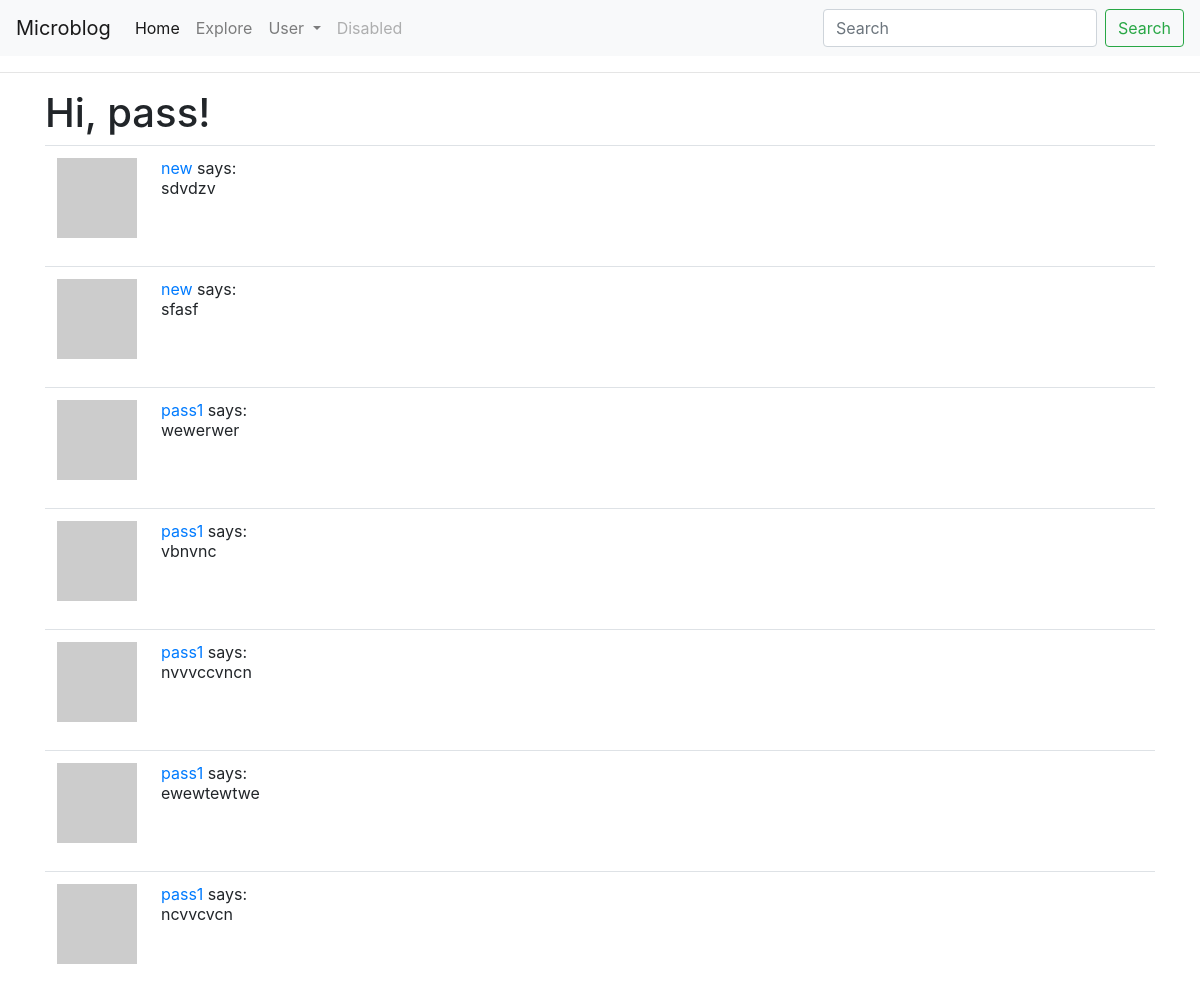
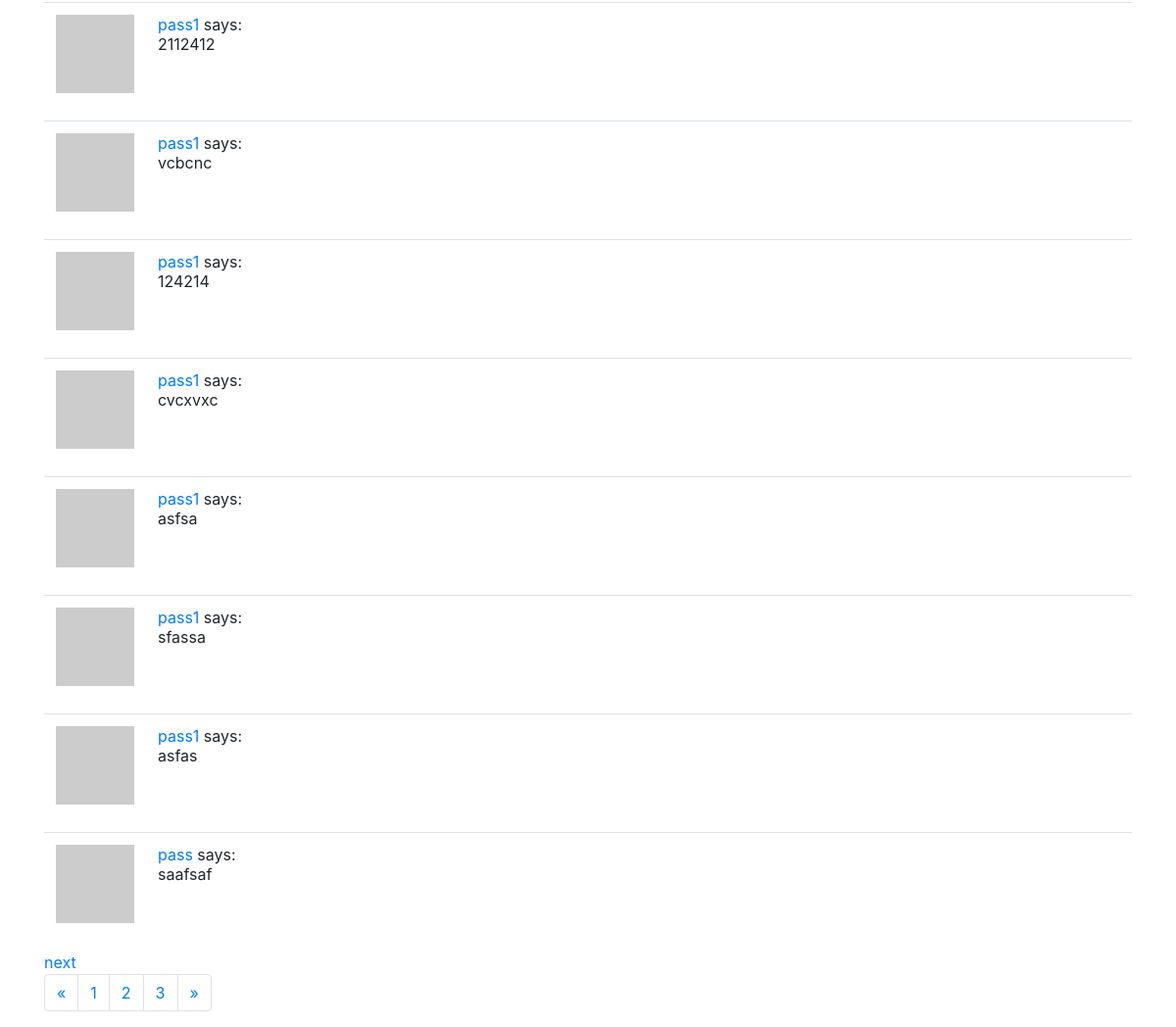
The page /explore (signed in) on the database its author committed (2 pictures, top to bottom).
### app/models.py (models this page shows, shortened)
class User(UserMixin, db.Model):
    id = db.Column(db.Integer, primary_key=True)
    username = db.Column(db.String(64), index=True, unique=True)
    email = db.Column(db.String(120), index=True, unique=True)
    password_hash = db.Column(db.String(128))
    about_me = db.Column(db.String(140))
    last_seen = db.Column(db.DateTime, default=datetime.utcnow)
    posts = db.relationship("Post", backref="author", lazy="dynamic")
    followed = db.relationship(
        'User', secondary=followers,
        primaryjoin=(followers.c.follower_id == id),
        secondaryjoin=(followers.c.followed_id == id),
        backref=db.backref('followers', lazy='dynamic'), lazy='dynamic')
    def avatar(self, size):
        digest = md5(self.email.lower().encode('utf-8')).hexdigest()
        return "https://www.gravatar.com/avatar/{}?d=identicon&s={}".format(digest, size)

class Post(db.Model):
    id = db.Column(db.Integer, primary_key=True)
    body = db.Column(db.String(140))
    timestamp = db.Column(db.DateTime, index=True, default = datetime.utcnow)
    user_id = db.Column(db.Integer, db.ForeignKey("user.id"))

### app/routes.py (the view)
@app.route('/explore')
@login_required
def explore():
    page = request.args.get('page', 1, type=int)
    posts = Post.query.order_by(Post.timestamp.desc()).paginate(
        page, app.config['POSTS_PER_PAGE'], False)
    next_url = url_for("explore", page=posts.next_num) if posts.has_next else None
    prev_url = url_for("explore", page=posts.prev_num) if posts.has_prev else None
    return render_template('index.html', title='Home',
                           posts=posts.items, next_url=next_url, prev_url=prev_url)

### app/models.py (called while the page is built)
@login.user_loader
def load_user(id):
    return User.query.get(int(id))

### app/routes.py (called while the page is built)
@app.before_request
def before_request():
    if current_user.is_authenticated:
        current_user.last_seen = datetime.utcnow()
        db.session.commit()

### app/templates/index.html (shortened to what this page needs)
{% extends "base.html" %}
{% block content %}
    <h1>Hi, {{ current_user.username }}!</h1>
    {% for post in posts %}
        {% include "_post.html" %}
    {% endfor %}
    {% if next_url %}
        <a href={{next_url}}>next</a>
    {% endif %}
    <ul class="pagination">
        <li class="page-item">
            <a class="page-link" href="#" aria-label="Previous">
            <span aria-hidden="true">&laquo;</span>
            </a>
        </li>
        <li class="page-item"><a class="page-link" href="#">1</a></li>
        <li class="page-item"><a class="page-link" href="#">2</a></li>
        <li class="page-item"><a class="page-link" href="#">3</a></li>
        <li class="page-item">
            <a class="page-link" href="#" aria-label="Next">
            <span aria-hidden="true">&raquo;</span>
            </a>
        </li>
        </ul>
{% endblock %}

### app/templates/_post.html
<table class="table table-hover">
        <tr>
            <td width="70px">
                <a href="{{ url_for('user', username=post.author.username) }}">
                    <img src="{{ post.author.avatar(70) }}" />
                </a>
            </td>
            <td>
                <a href="{{ url_for('user', username=post.author.username) }}">
                    {{ post.author.username }}
                </a>
                says:
                <br>
                {{ post.body }}
            </td>
        </tr>
    </table>

### rows shown on the page
User: username "pass"
Post: author.username "new", body "sdvdzv"
Post: author.username "new", body "sfasf"
Post: author.username "pass1", body "wewerwer"
Post: author.username "pass1", body "vbnvnc"
Post: author.username "pass1", body "nvvvccvncn"
Post: author.username "pass1", body "ewewtewtwe"
Post: author.username "pass1", body "ncvvcvcn"
Post: author.username "pass1", body "2112412"
Post: author.username "pass1", body "vcbcnc"
Post: author.username "pass1", body "124214"
Post: author.username "pass1", body "cvcxvxc"
Post: author.username "pass1", body "asfsa"
Post: author.username "pass1", body "sfassa"
Post: author.username "pass1", body "asfas"
Post: author.username "pass", body "saafsaf"
